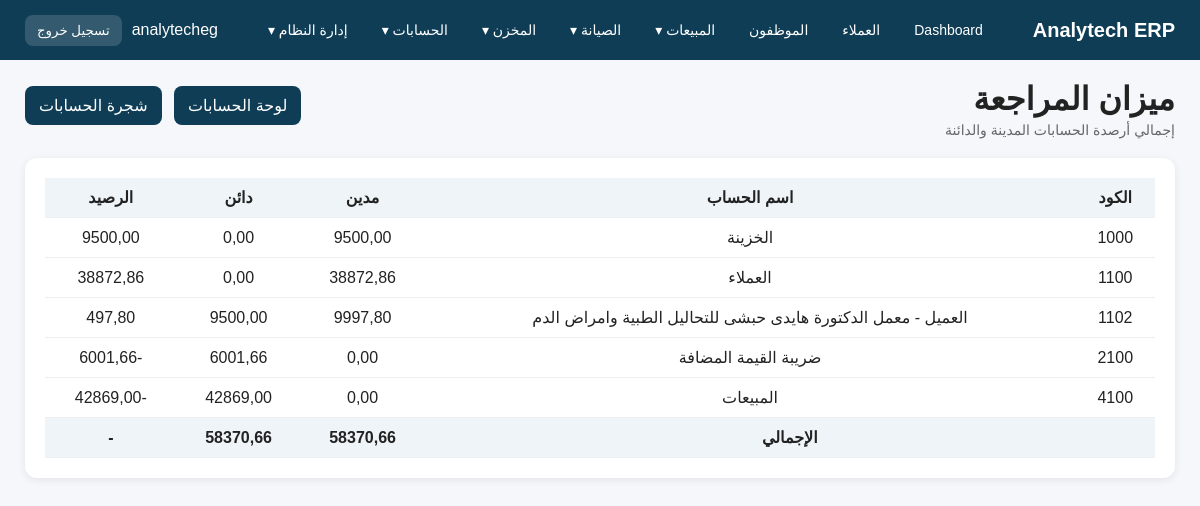
The page /accounting/trial-balance/ (signed in) on the database its author committed.
### accounting/models.py (models this page shows, shortened)
class Account(models.Model):
    ACCOUNT_TYPES = [
        ('Asset', 'أصل'),
        ('Liability', 'التزام'),
        ('Equity', 'حقوق ملكية'),
        ('Revenue', 'إيراد'),
        ('Expense', 'مصروف'),
    ]
    name = models.CharField(max_length=200, verbose_name='اسم الحساب')
    code = models.CharField(max_length=50, unique=True, verbose_name='كود الحساب')
    account_type = models.CharField(max_length=20, choices=ACCOUNT_TYPES, verbose_name='نوع الحساب')
    parent = models.ForeignKey(
        'self',
        on_delete=models.SET_NULL,
        null=True,
        blank=True,
        related_name='children',
        verbose_name='الحساب الأب'
    )
    is_active = models.BooleanField(default=True, verbose_name='نشط')
    notes = models.TextField(blank=True, null=True, verbose_name='ملاحظات')
    class Meta:
        verbose_name = 'حساب'
        verbose_name_plural = 'شجرة الحسابات'
        ordering = ['code', 'name']
    @property
    def current_debit(self):
        return sum(
            (line.debit for line in self.entry_lines.filter(entry__status='Posted')),
            Decimal('0')
        )
    @property
    def current_credit(self):
        return sum(
            (line.credit for line in self.entry_lines.filter(entry__status='Posted')),
            Decimal('0')
        )

### accounting/views.py (the view)
# urls.py: path('trial-balance/', views.trial_balance_report, name='trial_balance_report'),
def trial_balance_report(request):
    accounts = Account.objects.all().order_by('code')
    rows = []
    total_debit = Decimal('0')
    total_credit = Decimal('0')
    for account in accounts:
        debit = account.current_debit
        credit = account.current_credit
        if debit == 0 and credit == 0:
            continue
        rows.append({
            'account': account,
            'debit': debit,
            'credit': credit,
            'balance': debit - credit,
        })
        total_debit += debit
        total_credit += credit
    return render(request, 'accounting/trial_balance.html', {
        'rows': rows,
        'total_debit': total_debit,
        'total_credit': total_credit,
    })

### templates/accounting/trial_balance.html (shortened to what this page needs)
{% extends 'base.html' %}
{% block content %}
<div class="topbar">
    <div>
        <h1>ميزان المراجعة</h1>
        <div class="sub">إجمالي أرصدة الحسابات المدينة والدائنة</div>
    </div>
    <div class="quick-links">
        <a href="{% url 'accounting_dashboard' %}">لوحة الحسابات</a>
        <a href="{% url 'account_list' %}">شجرة الحسابات</a>
    </div>
</div>
<div class="section">
    <table>
        <thead>
            <tr>
                <th>الكود</th>
                <th>اسم الحساب</th>
                <th>مدين</th>
                <th>دائن</th>
                <th>الرصيد</th>
            </tr>
        </thead>
        <tbody>
            {% for row in rows %}
            <tr>
                <td>{{ row.account.code }}</td>
                <td>{{ row.account.name }}</td>
                <td>{{ row.debit }}</td>
                <td>{{ row.credit }}</td>
                <td>{{ row.balance }}</td>
            </tr>
            {% empty %}
            <tr>
                <td colspan="5" style="padding:20px; text-align:center;">لا توجد بيانات</td>
            </tr>
            {% endfor %}
        </tbody>
        <tfoot>
            <tr style="font-weight:bold; background:#eef4f7;">
                <td colspan="2">الإجمالي</td>
                <td>{{ total_debit }}</td>
                <td>{{ total_credit }}</td>
                <td>-</td>
            </tr>
        </tfoot>
    </table>
</div>
{% endblock %}

### templates/base.html (shortened to what this page needs)
<!DOCTYPE html>
<html lang="ar" dir="rtl">
<head>
</head>
<body>
<div class="navbar">
    <div class="logo">Analytech ERP</div>
    {% if user.is_authenticated %}
    <div class="menu">
        <a href="/">Dashboard</a>
        {% if perms.customers.view_customer %}
        <a href="/customers/">العملاء</a>
        {% endif %}
        {% if perms.app_employees.view_employee %}
        <a href="/employees/">الموظفون</a>
        {% endif %}
        {% if perms.app_quotations.view_quotation or perms.app_sales.view_salesorder or perms.app_invoices.view_invoice or perms.app_employees.view_employeecommission %}
        <div class="dropdown">
            <a href="/reports/sales/">المبيعات ▾</a>
        </div>
        {% endif %}
        {% if perms.app_maintenance.view_maintenancerequest or perms.app_maintenance.view_maintenancevisit or perms.app_maintenance.view_preventivemaintenanceplan %}
        <div class="dropdown">
            <a href="/maintenance/reports/">الصيانة ▾</a>
        </div>
        {% endif %}
        {% if perms.app_inventory.view_inventoryitem or perms.app_inventory.view_inventorylot or perms.app_inventory.view_inventorytransaction or perms.app_inventory.view_recallnotice %}
        <div class="dropdown">
            <a href="/inventory/">المخزن ▾</a>
        </div>
        {% endif %}
        {% if perms.accounting.view_account or perms.accounting.view_journalentry or perms.accounting.view_receiptvoucher or perms.accounting.view_paymentvoucher %}
        <div class="dropdown">
            <a href="/accounting/">الحسابات ▾</a>
        </div>
        {% endif %}
        {% if user.is_staff %}
        <div class="dropdown">
            <a href="/admin/">إدارة النظام ▾</a>
        </div>
        {% endif %}
    </div>
    <div class="user-box">
        <span>{{ user.username }}</span>
        <form method="post" action="{% url 'logout' %}" class="logout-form">
            <button type="submit" class="logout-btn">تسجيل خروج</button>
        </form>
    </div>
    {% endif %}
</div>
<div class="container">
    {% block content %}{% endblock %}
</div>
</body>
</html>

### templates/base.html (style rules this page uses)
body { margin: 0; font-family: Tahoma, Arial, sans-serif; background: #f5f7fa; color: #222; }
.navbar { background: #0f3d56; color: white; padding: 14px 25px; display: flex; justify-content: space-between; align-items: center; gap: 16px; flex-wrap: wrap; }
.logo { font-size: 20px; font-weight: bold; white-space: nowrap; }
.menu { display: flex; align-items: center; gap: 14px; flex-wrap: wrap; }
.menu > a, .dropdown > a { color: white; text-decoration: none; font-size: 14px; padding: 8px 10px; border-radius: 8px; display: inline-block; }
.dropdown { position: relative; }
.container { padding: 20px 25px; }
.topbar { display: flex; justify-content: space-between; align-items: center; margin-bottom: 20px; gap: 15px; flex-wrap: wrap; }
.topbar h1 { margin: 0; }
.sub { color: #666; font-size: 14px; margin-top: 4px; }
.section { background: white; padding: 20px; border-radius: 12px; box-shadow: 0 2px 8px rgba(0,0,0,0.08); }
table { width: 100%; border-collapse: collapse; }
th, td { padding: 10px; border-bottom: 1px solid #eee; text-align: center; vertical-align: middle; }
th { background: #eef4f7; }
.quick-links a { display: inline-block; background: #0f3d56; color: white; padding: 10px 14px; border-radius: 8px; text-decoration: none; margin-right: 8px; margin-bottom: 8px; }
.user-box { display: flex; align-items: center; gap: 10px; color: white; }
.logout-form { margin: 0; }
.logout-btn { background: rgba(255,255,255,0.15); border: none; color: white; padding: 8px 12px; border-radius: 8px; cursor: pointer; }

### rows shown on the page
Account: account.code "1000", account.name "الخزينة", debit "9500,00", credit "0,00", balance "9500,00"
Account: account.code "1100", account.name "العملاء", debit "38872,86", credit "0,00", balance "38872,86"
Account: account.code "1102", account.name "العميل - معمل الدكتورة هايدى حبشى للتحاليل الطبية وامراض الدم", debit "9997,80", credit "9500,00", balance "497,80"
Account: account.code "2100", account.name "ضريبة القيمة المضافة", debit "0,00", credit "6001,66", balance "-6001,66"
Account: account.code "4100", account.name "المبيعات", debit "0,00", credit "42869,00", balance "-42869,00"

### other values the page prints
{{ user.username }} "analytecheg"
{{ total_debit }} "58370,66"
{{ total_credit }} "58370,66"
